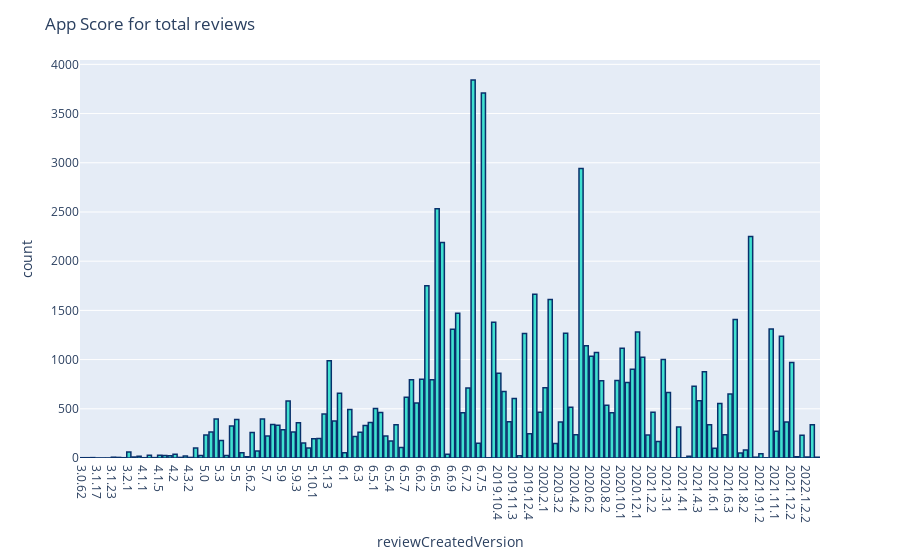

Notebook code cell kept with this figure:
### Code cell
def Draw_Figure1(dataFrame,xColumnName,figureTitle):
    fig = px.histogram(dataFrame, x=xColumnName)
    fig.update_traces(marker_color="turquoise",marker_line_color='rgb(8,48,107)',
                  marker_line_width=1.5)
    fig.update_layout(title_text=figureTitle)
    fig.show()
    
    
def Bar_Plot(x, y, title, color):    
    
    # Set up barplot 
    plt.figure(figsize=(9,5))
    g=sns.barplot(x, y, color = color)    
    ax=g

    # Label the graph
    plt.title(title, fontsize = 15)
    plt.xticks(fontsize = 10)

    # Enable bar values
    # Code modified from http://robertmitchellv.com/blog-bar-chart-annotations-pandas-mpl.html
    # create a list to collect the plt.patches data
    totals = []

    # find the values and append to list
    for p in ax.patches:
        totals.append(p.get_width())

    # set individual bar lables using above list
    total = sum(totals)

    # set individual bar lables using above list
    for p in ax.patches:
        # get_width pulls left or right; get_y pushes up or down
        ax.text(p.get_width()+.3, p.get_y()+.38, \
                int(p.get_width()), fontsize=10)    
    
Draw_Figure1(df_Versions_Sorted,"reviewCreatedVersion",'App Score for total reviews')

### Figure 1 — Plotly figure (JSON) as saved in the notebook; plotly's stock layout.template omitted (floating-point values rounded to 4 significant figures; data arrays with more than 128 entries replaced by an {"elided": "..."} marker saying what was removed)
{"data": [{"alignmentgroup": "True", "bingroup": "x", "hovertemplate": "reviewCreatedVersion=%{x}<br>count=%{y}<extra></extra>", "legendgroup": "", "marker": {"color": "turquoise", "line": {"color": "rgb(8,48,107)", "width": 1.5}, "pattern": {"shape": ""}}, "name": "", "offsetgroup": "", "orientation": "v", "showlegend": false, "type": "histogram", "x": {"elided": "75589 str values"}, "xaxis": "x", "yaxis": "y"}], "layout": {"autosize": true, "barmode": "relative", "legend": {"tracegroupgap": 0}, "margin": {"t": 60}, "title": {"text": "App Score for total reviews"}, "xaxis": {"anchor": "y", "autorange": true, "domain": [0, 1], "range": [-0.5, 143.5], "title": {"text": "reviewCreatedVersion"}, "type": "category"}, "yaxis": {"anchor": "x", "autorange": true, "domain": [0, 1], "range": [0, 4044.0], "title": {"text": "count"}}}}
